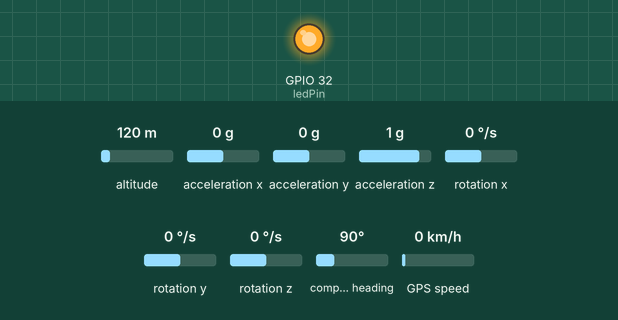
This sketch was run on a simulated ESP32. Parts: output pins drawn as LEDs (lit = HIGH). The inputs (shaded band) are chosen by the test bench; at power-on: altitude 120 m, acceleration x 0 g, acceleration y 0 g, acceleration z 1 g, rotation x 0 °/s, rotation y 0 °/s, rotation z 0 °/s, compass heading 90°, GPS speed 0 km/h. The GPS gets a fix after 3 s at 37.7749, -122.4194 with 8 satellites; what the sketch prints to the serial monitor is not drawn.

Above: at 0.1 s.
At 35.2 s:
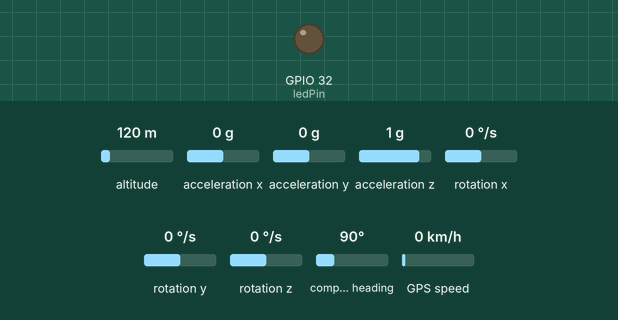
Timing chart, 0 to 36.7 s (numbered marks = the images above):
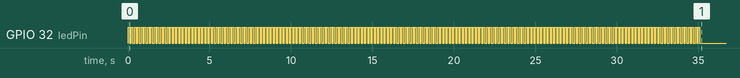

The sketch:

httpsend.ino
```cpp
#include <stdio.h>
#include "MPU9250.h"
#include "Math.h"
#include "BluetoothSerial.h"
#include <TinyGPS++.h>
#include <ArduinoJson.h>
#include <WiFi.h>
#include <HTTPClient.h>


#define GPS_BAUDRATE 9600  // The default baudrate of NEO-6M is 9600
#define time_offset 7200  // define a clock offset of 7200 seconds (2 hour) ==> UTC + 2

JsonDocument doc;
TinyGPSPlus gps;  // the TinyGPS++ object
String output;
MPU9250 IMU(Wire,0x68);


int status;
const int ledPin = 32;

const char* ssid = "MERCUSYS_49A8";  // Enter SSID here
const char* password = "27042003";  // Enter WiFi password here
const char* serverName = "http://192.168.1.160:8000/esp_data/";  // Server address
unsigned long lastTime = 0;
// Timer set to 10 minutes (600000)
//unsigned long timerDelay = 600000;
// Set timer to 5 seconds (5000)
unsigned long timerDelay = 5000;

uint64_t chipid;


void setup() {
  chipid = ESP.getEfuseMac(); // The chip ID is essentially its MAC address(length: 6 bytes).
  doc["id"] = chipid;
  pinMode (ledPin, OUTPUT);
  Serial.begin(9600);
  Serial2.begin(GPS_BAUDRATE);

  Serial.println(F("ESP32 - GPS module"));
  gps.encode(Serial2.read());
  if(!gps.location.isValid()){
      Serial.print(F("Connecting"));
      while(!gps.location.isValid()){
      Serial.print(F("."));
      digitalWrite (ledPin, HIGH);  // turn on the LED
      delay(100);
      digitalWrite (ledPin, LOW);  // turn on the LED

      gps.encode(Serial2.read());

      delay(100);
    }

  }

  while(!Serial) {}
  status = IMU.begin();
  if (status < 0) {

    Serial.println("IMU initialization unsuccessful");
    Serial.println("Check IMU wiring or try cycling power");
    Serial.println("Status: ");
    Serial.println(status);
    while(1) {}
  }


}
void send_data(){
  if(WiFi.status()== WL_CONNECTED){
      WiFiClient client;
      HTTPClient http;

      // Your Domain name with URL path or IP address with path
      http.begin(client, serverName);


      // If you need an HTTP request with a content type: application/json, use the following:
      http.addHeader("Content-Type", "application/json");
       serializeJson(doc, output);
      Serial.println(output);
      int httpResponseCode = http.POST(output);

      Serial.print("HTTP Response code: ");
      Serial.println(httpResponseCode);

      http.end();
    }
    else {
      Serial.println("WiFi Disconnected");
    }
    lastTime = millis();

}
void connect_to_wifi(){
   WiFi.begin(ssid, password);
  Serial.println("Connecting");
  while(WiFi.status() != WL_CONNECTED) {
    delay(500);
    Serial.print(".");
  }
  Serial.println("");
  Serial.print("Connected to WiFi network with IP Address: ");
  Serial.println(WiFi.localIP());

  Serial.println("Timer set to 5 seconds (timerDelay variable), it will take 5 seconds before publishing the first reading.");
}
void disconnect_from_wifi() {
  WiFi.disconnect();
  Serial.println("Disconnected from WiFi network");
}

int get_acc() {
  float accX = IMU.getAccelX_mss();
  float accY = IMU.getAccelY_mss();
  float accZ = IMU.getAccelZ_mss();
  // Serial.print("accX:");
  // Serial.println(accX);
  // Serial.print("accY:");
  // Serial.println(accY);
  // Serial.print("accZ:");
  // Serial.println(accZ);
  int acc = (int)abs(9.9-sqrt(accX*accX + accY*accY + accZ*accZ));
  return acc;
}
void get_gps(){
    if (Serial2.available() > 0) {
    if (gps.encode(Serial2.read())) {
      if (gps.location.isValid()) {
        Serial.print(F("- latitude: "));
        Serial.println(gps.location.lat(), 7);

        Serial.print(F("- longitude: "));
        Serial.println(gps.location.lng(), 7);

        JsonObject position = doc["position"].to<JsonObject>();
        position["latitude"] = gps.location.lat();
        position["longitude"] = gps.location.lng();

        // Serial.print(F("- altitude: "));
        // if (gps.altitude.isValid())
        //   Serial.println(gps.altitude.meters(), 7);
        // else
        //   Serial.println(F("INVALID"));
      }
      else {
        Serial.println(F("- location: INVALID"));
        JsonObject position = doc["position"].to<JsonObject>();
        position["latitude"] = 0;
        position["longitude"] = 0;
      }

      // Serial.print(F("- speed: "));
      // if (gps.speed.isValid()) {
      //   Serial.print(gps.speed.kmph());
      //   Serial.println(F(" km/h"));
      // } else {
      //   Serial.println(F("INVALID"));
      // }

      Serial.print(F("- GPS date&time: "));
      if (gps.date.isValid() && gps.time.isValid()) {

        JsonObject date = doc["date"].to<JsonObject>();
        date["year"] = gps.date.year();
        date["month"] = gps.date.month();
        date["day"] = gps.date.day();
        Serial.print(gps.date.year());
        Serial.print(F("-"));
        Serial.print(gps.date.month());
        Serial.print(F("-"));
        Serial.print(gps.date.day());
        Serial.print(F(" "));

        JsonObject time = doc["time"].to<JsonObject>();
        time["hour"] = gps.time.hour()+3;
        time["minute"] = gps.time.minute();
        time["second"] = gps.time.second();

        Serial.print(gps.time.hour()+3);
        Serial.print(F(":"));
        Serial.print(gps.time.minute());
        Serial.print(F(":"));
        Serial.println(gps.time.second());
      } else {
        Serial.println(F("INVALID"));

          JsonObject date = doc["date"].to<JsonObject>();
        date["year"] = 0;
        date["month"] = 0;
        date["day"] = 0;
        JsonObject time = doc["time"].to<JsonObject>();
        time["hour"] = 0;
        time["minute"] = 0;
        time["second"] = 0;
      }

      Serial.println();
    }
  }

  if (millis() > 5000 && gps.charsProcessed() < 10)
    Serial.println(F("No GPS data received: check wiring"));
}


void loop() {
IMU.readSensor();

  int acc = get_acc();

  // Serial.print("Variable_2:");
  // Serial.println(acc);
  get_gps();
  serializeJson(doc, output);
  //Serial.println(output);


  if(acc>=20){
    digitalWrite (ledPin, HIGH);  // turn on the LED
    connect_to_wifi();
    send_data();
    delay(1000);
    disconnect_from_wifi();

    // Serial.print('1');
    // Serial.print('/n');
    // delay(20000);
  }
  else{

    // Serial.print('0');
    // Serial.print('\n');
  }
  //delay(10);
}
```
